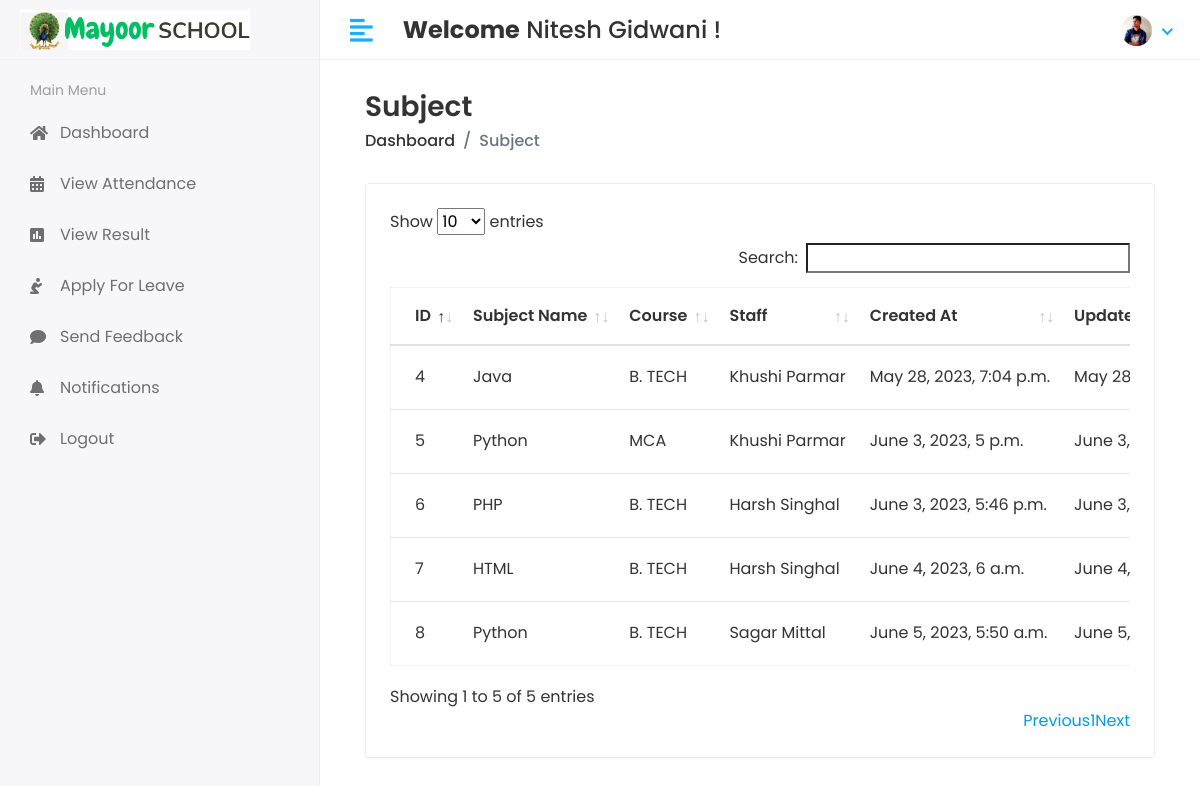
/Hod/Subject/View (signed in), run on the app's committed database.
### app/models.py (models this page shows, shortened)
class CustomUser(AbstractUser):
    USER = (
        (1,'HOD'),
        (2,'STAFF'),
        (3,'STUDENT'),
    )
    user_type = models.CharField(choices=USER, max_length=50,default=1)
    profile_pic = models.ImageField(upload_to='media/profile_pic')

class Subject(models.Model):
    name = models.CharField(max_length=100)
    course = models.ForeignKey(Course,on_delete=models.CASCADE)
    staff = models.ForeignKey(Staff,on_delete=models.CASCADE)
    created_at = models.DateTimeField(auto_now_add=True)
    updated_at = models.DateTimeField(auto_now=True)

class Course(models.Model):
    name = models.CharField(max_length=100)
    created_at = models.DateTimeField(auto_now_add=True)
    updated_at = models.DateTimeField(auto_now=True)
    def __str__(self):
        return self.name

class Staff(models.Model):
    admin = models.OneToOneField(CustomUser, on_delete=models.CASCADE)
    address = models.TextField()
    gender = models.CharField(max_length=100)
    created_at = models.DateTimeField(auto_now_add=True)
    updated_at = models.DateTimeField(auto_now=True)

### student_management_system/Hod_Views.py (the view)
# urls.py: path('Hod/Subject/View',Hod_Views.VIEW_SUBJECT, name = 'view_subject'),
@login_required(login_url='/')
def VIEW_SUBJECT(request):
    subject = Subject.objects.all()
    context = {
        'subject':subject
    }
    return render(request,'Hod/view_subject.html',context)

### templates/Hod/view_subject.html (shortened to what this page needs)
{% extends 'base.html' %}
{% block content %}
<div class="content container-fluid">
               <div class="page-header">
                  <div class="row align-items-center">
                     <div class="col">
                        <h3 class="page-title">Subject</h3>
                        <ul class="breadcrumb">
                           <li class="breadcrumb-item"><a href="index.html">Dashboard</a></li>
                           <li class="breadcrumb-item active">Subject</li>
                        </ul>
                     </div>
                  </div>
               </div>
               <div class="row">
                  <div class="col-sm-12">
                     <div class="card card-table">
                        <div class="card-body">
                           <div class="table-responsive">
                              <table id="table_id" class="table table-hover table-center mb-0">
                                 <thead>
                                    <tr>
                                       <th>ID</th>
                                       <th>Subject Name</th>
                                        <th>Course</th>
                                        <th>Staff</th>
                                       <th>Created At</th>
                                       <th>Updated At</th>
                                    </tr>
                                 </thead>
                                 <tbody>
                                 {% for i in subject %}
                                    <tr>
                                       <td>{{i.id}}</td>
                                       <td>{{i.name}}</td>
                                        <td>{{i.course}}</td>
                                        <td>{{i.staff.admin.first_name}}&nbsp;{{i.staff.admin.last_name}}</td>
                                       <td>{{i.created_at}}</td>
                                       <td>{{i.updated_at}}</td>
                                    </tr>
                                 {% endfor %}
                                 </tbody>
                              </table>
                           </div>
                        </div>
                     </div>
                  </div>
               </div>
            </div>
{% endblock %}

### templates/includes/header.html (shortened to what this page needs)
 {% load static %}
         <div class="header">
            <div class="header-left">
               <a href="index.html" class="logo" >
               <img src="{% static 'assets/img/logo5.png' %}" alt="Logo">
               </a>
            </div>
            <a href="javascript:void(0);" id="toggle_btn">
            <i class="fas fa-align-left"></i>
            </a>
            <div class="top-nav-search mt-3">
               <h4><strong>Welcome</strong>&nbsp<span>{{user.first_name}} {{ user.last_name }}</span>&nbsp;!</h4>
            </div>
            <ul class="nav user-menu">
               <li class="nav-item dropdown has-arrow">
                  <a href="#" class="dropdown-toggle nav-link" data-toggle="dropdown">
                  {% if user.profile_pic == "" %}
                  <span class="user-img"><img class="rounded-circle" src="{% static 'assets/img/noimage.jpg' %}" width="31" alt="Ryan Taylor"></span>
                  {% else %}
                  <span class="user-img"><img class="rounded-circle" src="/{{user.profile_pic}}" width="31" height="31" alt="Ryan Taylor"></span>
                  {% endif %}
                  </a>
               </li>
            </ul>
         </div>

### static/assets/css/style.css (style rules this page uses)
html { height: 100%; }
body { background-color: #fff; color: #333; font-family: 'Poppins', sans-serif; font-size: 1rem; height: 100%; line-height: 1.5; overflow-x: hidden; }
h1, h2, h3, h4, h5, h6 { font-family: 'Poppins', sans-serif; margin-top: 0; }
a { color: #009ce7; }
input, button, a { transition: all 0.4s ease; -moz-transition: all 0.4s ease; -o-transition: all 0.4s ease; -ms-transition: all 0.4s ease; -webkit-transition: all 0.4s ease; }
ul, ol { padding: 0px; list-style: none; }
.table { color: #333; max-width: 100%; margin-bottom: 0; width: 100%; }
.table.dataTable { border-collapse: collapse !important; border: 1px solid rgba(0, 0, 0, 0.05); }
.table thead tr th { font-weight: 600; }
.table tbody tr { border-bottom: 1px solid rgba(0, 0, 0, 0.05); }
.table.table-center td, .table.table-center th { vertical-align: middle; }
.card-table .card-body .table > thead > tr > th { border-top: 0; }
.card-table .card-body .table tr td:first-child, .card-table .card-body .table tr th:first-child { padding-left: 1.5rem; }
.card-table .table td, .card-table .table th { border-top: 1px solid #e2e5e8; padding: 1rem 0.75rem; white-space: nowrap; }
.card { border: 1px solid #ececf5; box-shadow: 0 1px 3px 0 rgba(0, 0, 0, 0.03); margin-bottom: 1.875rem; }
.card-body { padding: 1.5rem; }
.header { background-color: #fff; border-bottom: 1px solid #f3f3f4; left: 0; position: fixed; right: 0; top: 0; z-index: 1001; height: 60px; }
.header .header-left { float: left; height: 60px; padding: 0 20px; position: relative; width: 320px; z-index: 1; transition: all 0.2s ease-in-out; background-color: #f7f7fa; border-bottom: 1px solid #efefef; border-right: 1px solid #ececf5; display: flex; align-items: center; }
.header .header-left .logo { display: inline-block; line-height: 60px; }
.header .header-left .logo img { max-height: 40px; width: auto; }
.header .dropdown-toggle:after { display: none; }
.header .has-arrow .dropdown-toggle:after { border-top: 0; border-left: 0; border-bottom: 2px solid #18aefa; border-right: 2px solid #18aefa; content: ''; height: 8px; display: inline-block; pointer-events: none; -webkit-transform-origin: 66% 66%; -ms-transform-origin: 66% 66%; transform-origin: 66% 66%; -webkit-transform: rotate(45deg); -ms-transform: rotate(45deg); transform: rotate(45deg); -webkit-transition: all 0.15s ease-in-out; transition: all 0.15s ease-in-out; width: 8px; vertical-align: 0px; }
.user-menu { float: right; margin: 0; position: relative; z-index: 99; padding-right: 15px; }
.user-menu.nav > li > a { color: #a0a0a0; font-size: 14px; line-height: 58px; padding: 0 15px; height: 60px; }
.user-img { margin-right: 3px; position: relative; }
.top-nav-search { float: left; margin-left: 15px; }
.page-header { margin-bottom: 1.875rem; }
.page-header .breadcrumb { background-color: transparent; color: #6c757d; font-size: 1rem; font-weight: 500; margin-bottom: 0; padding: 0; }
.page-header .breadcrumb a { color: #333; }
.page-title { font-size: 28px; font-weight: 600; color: #333; margin-bottom: 5px; }
@media (min-width: 992px) { #toggle_btn { align-items: center; color: #18aefa; display: inline-flex; float: left; font-size: 26px; height: 60px; justify-content: center; margin-left: 15px; padding: 0 15px; } }

### data on the page
CustomUser: first_name "Nitesh", last_name "Gidwani", profile_pic (picture)
Subject: id "4", name "Java", course "B. TECH", staff.admin.first_name "Khushi", staff.admin.last_name "Parmar", created_at "May 28, 2023, 7:04 p.m.", updated_at "May…"
Subject: id "5", name "Python", course "MCA", staff.admin.first_name "Khushi", staff.admin.last_name "Parmar", created_at "June 3, 2023, 5 p.m.", updated_at "June 3,…"
Subject: id "6", name "PHP", course "B. TECH", staff.admin.first_name "Harsh", staff.admin.last_name "Singhal", created_at "June 3, 2023, 5:46 p.m.", updated_at "June 3,…"
Subject: id "7", name "HTML", course "B. TECH", staff.admin.first_name "Harsh", staff.admin.last_name "Singhal", created_at "June 4, 2023, 6 a.m.", updated_at "June 4,…"
Subject: id "8", name "Python", course "B. TECH", staff.admin.first_name "Sagar", staff.admin.last_name "Mittal", created_at "June 5, 2023, 5:50 a.m.", updated_at "June 5,…"
